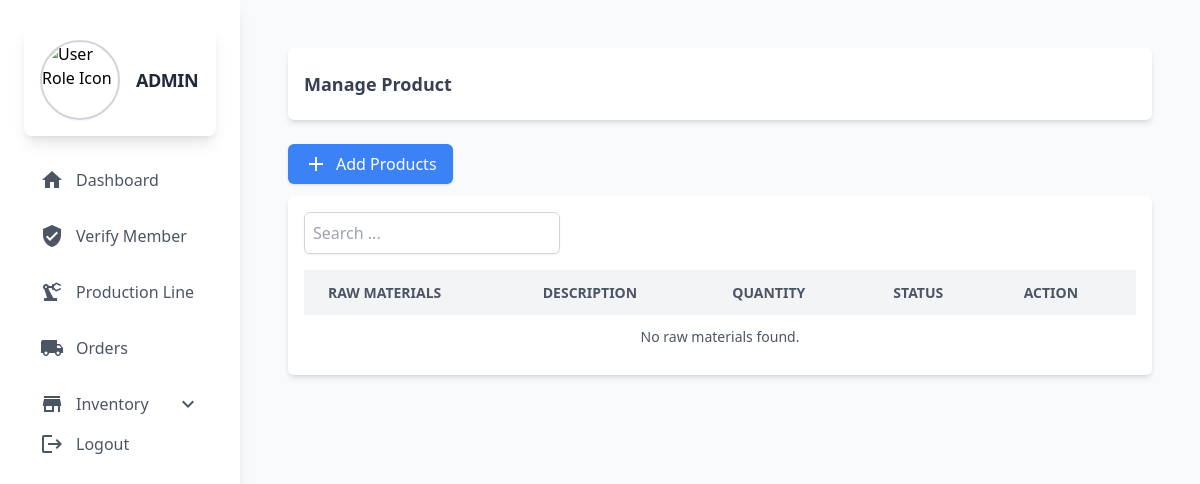
/admin/products.php (signed in), run on an earlier commit of the app's database.
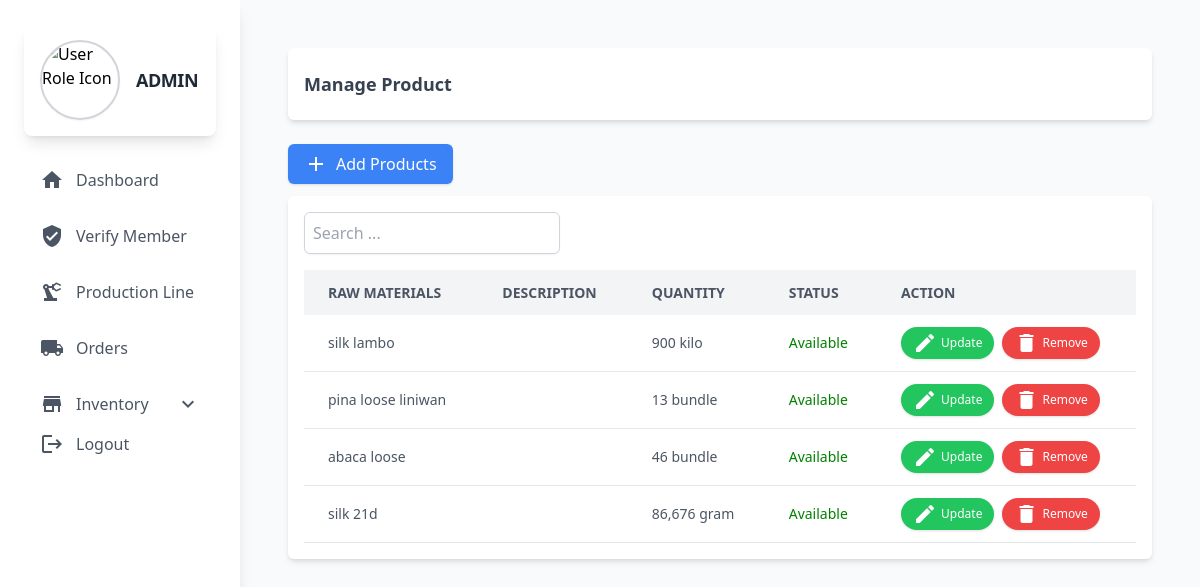
And on a later commit of the database.
### tables this page shows
CREATE TABLE `raw_materials` (
  `id` int(11) NOT NULL,
  `rm_name` varchar(60) NOT NULL,
  `rm_description` text DEFAULT NULL,
  `rm_quantity` varchar(255) NOT NULL,
  `rm_status` varchar(60) NOT NULL
);

### admin/backend/dbconnect.php (called while the page is built, shortened)
<?php
class db_connect
{
    public $host = db_host;
    public $user = db_user;
    public $pass = db_pass;
    public $name = db_name;
    public function connect()
    {
        try {
            $this->conn = new mysqli($this->host, $this->user, $this->pass, $this->name);
        } catch (\Throwable $th) {
            header("Location:setup.php");
        }
    }
}
?>

### admin/backend/class.php (called while the page is built, shortened)
<?php
include ('dbconnect.php');
class global_class extends db_connect
{
    public function fetch_all_materials() {
        $sql = "SELECT
                    rm.id AS rmid,
                    rm.rm_name,
                    rm.rm_description,
                    rm.rm_quantity,
                    CASE
                        WHEN rm.rm_quantity = 0 THEN 'Out of Stocks'
                        ELSE rm.rm_status
                    END AS rm_status
                FROM raw_materials AS rm
                ORDER BY rm.id ASC";
        $result = $this->conn->query($sql);
        return $result;
    }
}

### admin/backend/end-points/list_raw_material.php (the view, shortened to what this page needs)
<?php
$fetch_all_materials = $db->fetch_all_materials();
if ($fetch_all_materials->num_rows > 0) {
    while ($row = $fetch_all_materials->fetch_assoc()) {
?>
    <tr class="border-b border-gray-200 hover:bg-gray-50">
        <td class="py-3 px-6 text-left"><?php echo htmlspecialchars($row['rm_name']); ?></td>
        <td class="py-3 px-6 text-left"><?php echo htmlspecialchars($row['rm_description']); ?></td>
        <td class="py-3 px-6 text-left"><?php echo htmlspecialchars($row['rm_quantity']); ?></td>
        <td class="py-3 px-6 text-left" style="color:
            <?php
                if (strtolower($row['rm_status']) == 'available') echo 'green';
                else if (strtolower($row['rm_status']) == 'not available') echo 'red';
                else if (strtolower($row['rm_status']) == 'out of stocks') echo 'orange';
                else echo 'black';
            ?>;">
            <?php echo htmlspecialchars(ucfirst($row['rm_status'])); ?>
        </td>
        <td class="py-3 px-6 flex space-x-2">
            <button
                class="updateRmBtn bg-green-500 hover:bg-green-600 text-white py-1 px-3 rounded-full text-xs flex items-center shadow"
                data-id="<?php echo htmlspecialchars($row['rmid']); ?>"
                data-rm_name="<?php echo htmlspecialchars($row['rm_name']); ?>"
                data-rm_description="<?php echo htmlspecialchars($row['rm_description']); ?>"
                data-rm_quantity="<?php echo htmlspecialchars($row['rm_quantity']); ?>"
                data-rm_status="<?php echo htmlspecialchars($row['rm_status']); ?>"
            >
                <span class="material-icons text-sm mr-1">edit</span> Update
            </button>
            <button
                class="deleteRmBtn bg-red-500 hover:bg-red-600 text-white py-1 px-3 rounded-full text-xs flex items-center shadow"
                data-id="<?php echo htmlspecialchars($row['rmid']); ?>"
                data-rm_name="<?php echo htmlspecialchars($row['rm_name']); ?>">
                <span class="material-icons text-sm mr-1">delete</span> Remove
            </button>
        </td>
    </tr>
<?php
    }
} else {
?>
    <tr>
        <td colspan="8" class="py-3 px-6 text-center">No raw materials found.</td>
    </tr>
<?php
}
?>

### admin/components/header.php (shortened to what this page needs)
<?php
include('backend/class.php');
$db = new global_class();
?>
<!DOCTYPE html>
<html lang="en">
<head>
  <script src="https://cdn.tailwindcss.com"></script>
  <link rel="stylesheet" href="https://cdnjs.cloudflare.com/ajax/libs/AlertifyJS/1.13.1/css/alertify.css" />
  <link rel="stylesheet" href="https://cdn.jsdelivr.net/npm/sweetalert2@11/dist/sweetalert2.min.css">
</head>
<body class="bg-gray-100 font-sans antialiased">
  <div class="min-h-screen flex flex-col lg:flex-row">
<aside id="sidebar" class="bg-white shadow-lg w-64 lg:w-1/5 xl:w-1/6 p-6 space-y-6 lg:static fixed inset-y-0 left-0 z-50 transform -translate-x-full lg:translate-x-0 transition-transform duration-300 ease-in-out">
    <div class="flex items-center space-x-4 p-4 bg-white rounded-lg shadow-lg hover:shadow-xl transition-shadow duration-300">
        <img src="https://cdn-icons-png.flaticon.com/512/3135/3135715.png" alt="User Role Icon" class="w-20 h-20 rounded-full border-2 border-gray-300 shadow-sm transform transition-transform duration-300 hover:scale-105">
        <h1 class="text-lg font-bold text-gray-800 tracking-tight text-left lg:text-left hover:text-indigo-600 transition-colors duration-300">
            <?= strtoupper($_SESSION['user_type']) ?>
        </h1>
    </div>
    <nav class="space-y-4 text-left lg:text-left">
    <a href="home" class="flex items-center lg:justify-start space-x-3 text-gray-600 hover:text-blue-500 hover:bg-gray-100 px-4 py-2 rounded-md transition-all duration-300">
        <span class="material-icons">home</span>
        <span>Dashboard</span>
    </a>
    <a href="member" class="flex items-center lg:justify-start space-x-3 text-gray-600 hover:text-blue-500 hover:bg-gray-100 px-4 py-2 rounded-md transition-all duration-300">
        <span class="material-icons">verified_user</span>
        <span>Verify Member</span>
    </a>
    <a href="production_line" class="flex items-center lg:justify-start space-x-3 text-gray-600 hover:text-blue-500 hover:bg-gray-100 px-4 py-2 rounded-md transition-all duration-300">
        <span class="material-icons">precision_manufacturing</span>
        <span>Production Line</span>
    </a>
    <a href="sales" class="flex items-center lg:justify-start space-x-3 text-gray-600 hover:text-blue-500 hover:bg-gray-100 px-4 py-2 rounded-md transition-all duration-300">
    <span class="material-icons">local_shipping</span>
    <span>Orders</span>
</a>
    <button id="toggleAssets" class="w-full flex items-center justify-between text-gray-600 hover:text-yellow-300 hover:bg-gray-800 px-4 py-2 rounded-md transition-all duration-300">
        <div class="flex items-center space-x-3">
            <span class="material-icons">store</span>
            <span>Inventory</span>
        </div>
        <span class="material-icons">expand_more</span>
    </button>
    <a href="logout.php">
        <button type="submit" class="flex items-center lg:justify-start space-x-3 text-gray-600 hover:text-red-500 hover:bg-gray-100 px-4 py-2 rounded-md transition-all duration-300">
            <span class="material-icons">logout</span>
            <span>Logout</span>
        </button>
    </a>
</nav>
</aside>
    <main class="flex-1 bg-gray-50 p-8 lg:p-12">

### admin/products.php (shortened to what this page needs)
<?php include "components/header.php";?>
<div class="flex justify-between items-center bg-white p-4 mb-6 rounded-md shadow-md">
    <h2 class="text-lg font-semibold text-gray-700">Manage Product</h2>
    <div class="w-10 h-10 ">
    </div>
</div>
<button id="AddRawMaterials" class="mb-3 bg-blue-500 text-white px-4 py-2 rounded-md shadow hover:bg-blue-600 transition flex items-center gap-2">
        <span class="material-icons">add</span>
        Add Products
    </button>
<div class="overflow-x-auto bg-white rounded-md shadow-md p-4">
    <div class="mb-4">
    <input type="text" id="searchInput" placeholder="Search ..." class="w-64 p-2 border border-gray-300 rounded-md shadow-sm focus:outline-none focus:ring-2 focus:ring-blue-400">
</div>
    <table class="min-w-full table-auto" id="productionTable">
        <thead>
            <tr class="bg-gray-100 text-gray-600 uppercase text-sm leading-normal">
                <th class="py-3 px-6 text-left">Raw Materials</th>
                <th class="py-3 px-6 text-left">Description</th>
                <th class="py-3 px-6 text-left">Quantity</th>
                <th class="py-3 px-6 text-left">Status</th>
                <th class="py-3 px-6 text-left">Action</th>
            </tr>
        </thead>
        <tbody class="text-gray-600 text-sm">
           <?php include "backend/end-points/list_raw_material.php";?>
        </tbody>
    </table>
</div>
<?php include "components/footer.php";?>

### admin/components/footer.php (shortened to what this page needs)
 </main>
</div>
<link href="https://cdn.jsdelivr.net/npm/select2@4.1.0-rc.0/dist/css/select2.min.css" rel="stylesheet" />
</body>
</html>

What changed in the data, as far as the page shows it:
added raw_materials: rm_name "silk lambo", rm_quantity "900 kilo", rm_status "Available"
added raw_materials: rm_name "pina loose liniwan", rm_quantity "13 bundle", rm_status "Available"
added raw_materials: rm_name "abaca loose", rm_quantity "46 bundle", rm_status "Available"
added raw_materials: rm_name "silk 21d", rm_quantity "86,676 gram", rm_status "Available"
Also different on the page:
text no longer shown: "No raw materials found."
